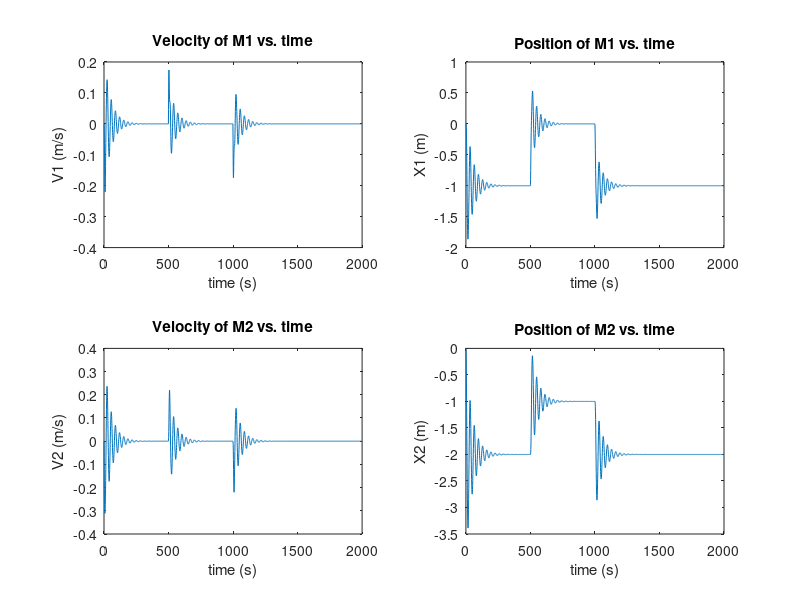

MATLAB code to generate this figure:
clear;

%Define system input
t = 0:2000;                                     %time between 0 and 2000s
F1 = ones(1,2001);                              %F1=u(t);
F2 = [zeros(1,500),ones(1,500),zeros(1,1001)];  %F2=u(t-500) ? u(t-1000);
u=[F2;F1];

%define constants
m1 = 10;
m2 = 10;
k1 = 1;
k2 = 1;
b1 = 1;
b2 = 1;

%Create state space matrices
A=[-(b1+b2)/m1, -(k1+k2)/m1, b2/m1, k2/m1;
    1, 0, 0, 0;
    b2/m2, k2/m2, -b2/m2, -k2/m2;
    0, 0, 1, 0];

B = [1/m1, 0;
        0, 0;
        0, -1/m2;
        0, 0];

C=eye(4);

D = zeros(4,2);

%Create state space model
sys = ss(A,B,C,D);

%Plot model
[y,t] = lsim(sys,u,t);

subplot(2,2,1);
plot(t,y(:,1));
title('Velocity of M1 vs. time');
xlabel('time (s)');
ylabel('V1 (m/s)');

subplot(2,2,2);
plot(t,y(:,2));
title('Position of M1 vs. time');
xlabel('time (s)');
ylabel('X1 (m)');

subplot(2,2,3);
plot(t,y(:,3));
title('Velocity of M2 vs. time');
xlabel('time (s)');
ylabel('V2 (m/s)');

subplot(2,2,4);
plot(t,y(:,4));
title('Position of M2 vs. time');
xlabel('time (s)');
ylabel('X2 (m)');
